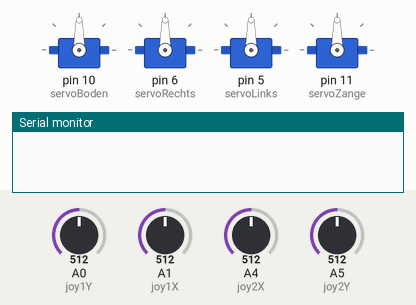
The sketch below on a simulated Arduino Uno, built with avr-gcc and run on an emulated ATmega328P. On the bench: 4 × servo, the last lines printed to the serial monitor. The test bench sets the inputs (shaded band); at power-on: A1 (joy1X) = 512, A0 (joy1Y) = 512, A5 (joy2Y) = 512, A4 (joy2X) = 512.

Above: at 4.9 s.
5.0 s: A1 (joy1X) set to 545
6.5 s: A1 (joy1X) set to 576
At 8.0 s:
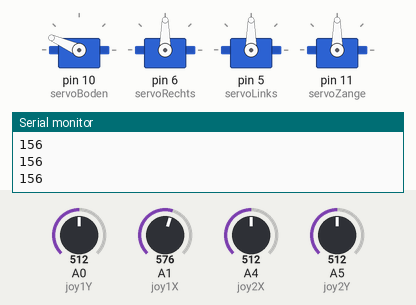
8.6 s: A0 (joy1Y) set to 536
At 8.78 s:
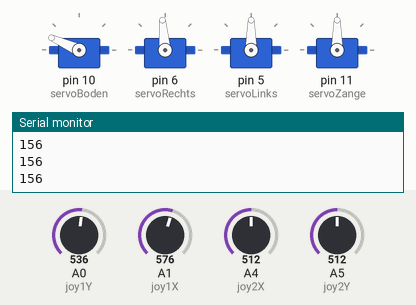
11.6 s: A5 (joy2Y) set to 535
At 12.28 s:
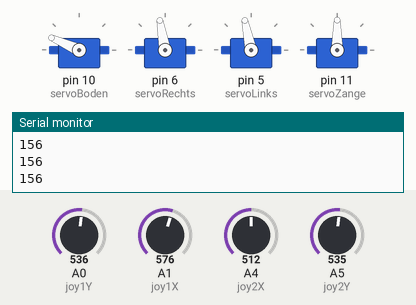
14.6 s: A4 (joy2X) set to 992
At 16.5 s:
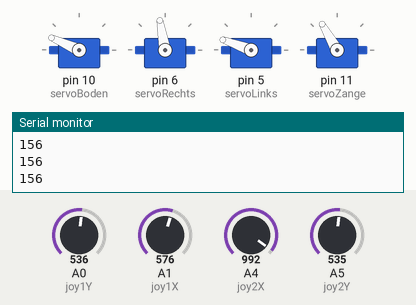
17.6 s: A5 (joy2Y) set to 306
At 18.56 s:
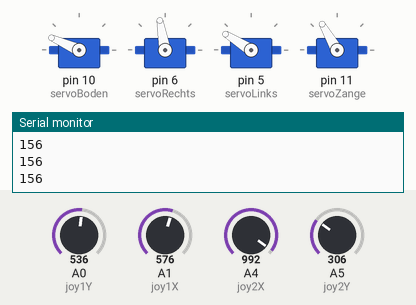
Timing chart, 0 to 24.1 s (numbered marks = the images above; inputs shaded):
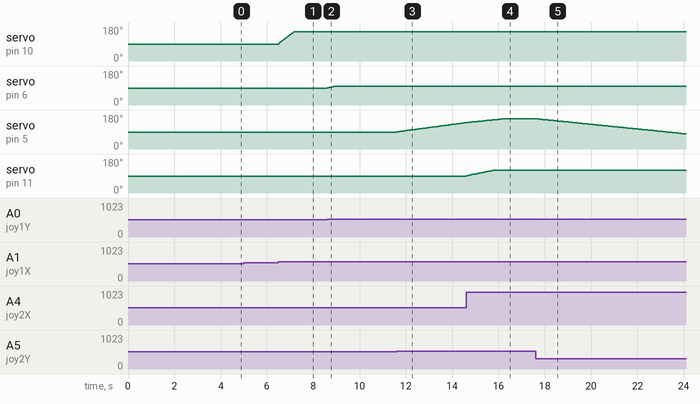

The sketch:

RoboArm.ino
```cpp
//add the aervo library
#include <Servo.h>

//define our servos
Servo servoBoden;
Servo servoRechts;
Servo servoLinks;
Servo servoZange;
//define joystick pin (Analog)
int joy1X = 1;
int joy1Y = 0;
int joy2X = 4;
int joy2Y = 5;
//variable to read the values from the analog pins
int joyVal;
int joyValOld;
bool joy2Xcheck = false;
int currentVal;

void setup()
{ //attaches our servos on pins PWM 3-5
  servoBoden.attach(10);
  servoRechts.attach(6);
  servoLinks.attach(5);
  servoZange.attach(11);
  initialPosition(servoRechts, 14);
  initialPosition(servoLinks, 60);
  initialPosition(servoZange, 100);
  initialPosition(servoBoden, 100);
  Serial.begin(9600);
}

void initialPosition(Servo servo, int startPos)
{
  int currentPos = servo.read();
  int steps;
  if (currentPos < startPos)
  {
    steps = startPos - currentPos;
    for (int i = 1; i <= steps; i++)
    {
      servo.write(servo.read() + 4);
      delay(30);
    }
  }
  else
  {
    steps = currentPos - startPos;
    for (int i = 1; i <= steps; i++)
    {
      servo.write(servo.read() - 4);
      delay(30);
    }
  }
}

void loop()
{
  //bottom motor
  joyVal = analogRead(joy1X);
  joyVal = map(joyVal, 0, 1023, 0, 175); //servo value between 0-180
  if (joyVal < 70 || joyVal > 95)
  {
    currentVal = servoBoden.read();
    if (joyVal < 80 && currentVal > 4)
    {
      servoBoden.write(currentVal - 2);
    }
    if (joyVal > 95 && currentVal < 156)
    {
      servoBoden.write(currentVal + 2);
    }
    Serial.println(servoBoden.read());
    delay(20);
  }

  //right arm motor
  joyVal = analogRead(joy1Y);
  joyVal = map(joyVal, 0, 1023, 0, 160); //servo value between 0-180

  if (joyVal < 70 || joyVal > 80)
  {
    currentVal = servoRechts.read();
    if (joyVal < 70 && currentVal > 5)
    {
      servoRechts.write(currentVal - 1);
    }
    if (joyVal > 80 && currentVal < 100)
    {
      servoRechts.write(currentVal + 1);
    }
    // Serial.println(servoRechts.read());
    delay(20);
  }

  //left arm motor
  joyVal = analogRead(joy2Y);
  joyVal = map(joyVal, 0, 1023, 0, 160); //servo value between 0-180

  if (joyVal < 70 || joyVal > 80)
  {
    currentVal = servoLinks.read();
    if (joyVal < 70 && currentVal > 5)
    {
      servoLinks.write(currentVal - 1);
    }
    if (joyVal > 80 && currentVal < 160)
    {
      servoLinks.write(currentVal + 1);
    }
    // Serial.println(servoLinks.read());
    delay(20);
  }

  //grabber motor
  joyVal = analogRead(joy2X);
  joyVal = map(joyVal, 0, 1023, 0, 160); //servo value between 0-180

  if (joyVal < 50 || joyVal > 90)
  // Serial.println(joyVal);
  {
    currentVal = servoZange.read();
    if (joyVal < 120 && currentVal > 80)
    {
      servoZange.write(currentVal - 2);
    }
    if (joyVal > 130 && currentVal < 120)
    {
      servoZange.write(currentVal + 2);
      // Serial.println(servoZange.read());
    }
    // Serial.println(servoZange.read());
    delay(20);
  }
}
```

Measured:
- the behaviour switches between 561 and 562 on A1 (joy1X) (found by bisection; images 0 and 1)
- the behaviour switches between 517 and 518 on A5 (joy2Y) (found by bisection; images 2 and 3)
- after the input at 5.0 s, every drawn part: stays the same
- after the input at 6.5 s, servo on pin 10 (servoBoden): moves from 90° to 156° over 0.67 s, starting at once
- after the input at 8.6 s, servo on pin 6 (servoRechts): moves from 90° to 100° over 0.37 s, starting at once
- after the input at 11.6 s, servo on pin 5 (servoLinks): moves from 90° to 140° over 3.0 s, starting at once
- after the input at 14.6 s, servo on pin 11 (servoZange): moves from 90° to 120° over 1.1 s, starting at once
- after the input at 17.6 s, servo on pin 5 (servoLinks): moves from 160° to 80° over 6.4 s, starting after 0.07 s
